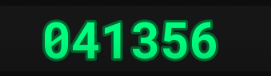
#> input picture tests/samples/041356.png, 271 x 76 px; its folder holds only this picture in this run
$ python eval_samples.py samples/041356.png
#> lines starting #> are read from the running program, lines starting #| are printed output that depends on the picture
"""Accuracy check on real game screenshots in tests/samples (named <number>.png).

Each sample is placed in a screen-sized dark area at a few sizes, the way the
app sees it when reading the middle of the screen.

    python tests/eval_samples.py           # with the saved digit shapes
    python tests/eval_samples.py --loo     # leave-one-out: shapes learned from the other samples only
"""
import pathlib
import sys
import tempfile

from PIL import Image

from screen_numbers import glyphs, ocr

SAMPLES = sorted(pathlib.Path(__file__).with_name("samples").glob("*.png"))
SCALES = (1.0, 0.75, 0.6, 0.5)
AREA = (1536, 842)   # the "middle" area of a 1920x1080 screen


def on_screen(img, scale):
#> called with scale = 1
    img = img.convert("RGB")
    if scale != 1.0:
        img = img.resize((round(img.width * scale), round(img.height * scale)), Image.LANCZOS)
    bg = Image.new("RGB", AREA, img.getpixel((2, 2)))
#> bg: PIL image 1536x842 RGB; every value is 13
    bg.paste(img, ((AREA[0] - img.width) // 2, (AREA[1] - img.height) // 2))
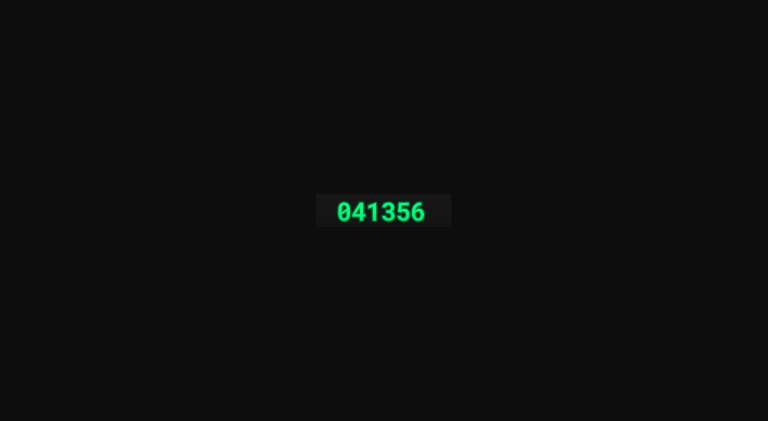
#> bg: PIL image 1536x842 RGB (shown at 1/2 size); mean R, G, B 13, 13.7, 13.4
    return bg


def use_shapes_from(samples):
    glyphs.GLYPH_DIR = pathlib.Path(tempfile.mkdtemp())
    glyphs._templates = []
    for f in samples:
        ocr.learn_main_number(Image.open(f), f.stem)


def main():
    loo = "--loo" in sys.argv
    ok = total = raw_ok = 0
    for f in SAMPLES:
        if loo:
            use_shapes_from([s for s in SAMPLES if s != f])
        for scale in SCALES:
            img = on_screen(Image.open(f), scale)
            cands = ocr._number_candidates(img)[1]
            raw = cands[0][0] if cands else None
            got = ocr.read_main_number(img)
            total += 1; ok += got == f.stem; raw_ok += raw == f.stem
            if got != f.stem or raw != f.stem:
                print(f"{f.stem:>8} x{scale:<4}  OCR alone: {raw}  final: {got}  {'OK' if got == f.stem else 'WRONG'}")
    print(f"OCR alone {raw_ok}/{total}, with digit shapes {ok}/{total}")


if __name__ == "__main__":
    main()
#> (the call stopped at in main, `cands = ocr._number_candidates(img)[1]`: screen_numbers is not available in this run)

$ run again, on tests/samples/2056452.png
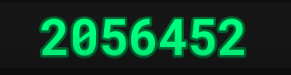
#> input picture tests/samples/2056452.png, 291 x 75 px
#> in on_screen, `bg.paste(img, ((AREA[0] - img.width) // 2, (AREA[1] - img.height) // 2))`:
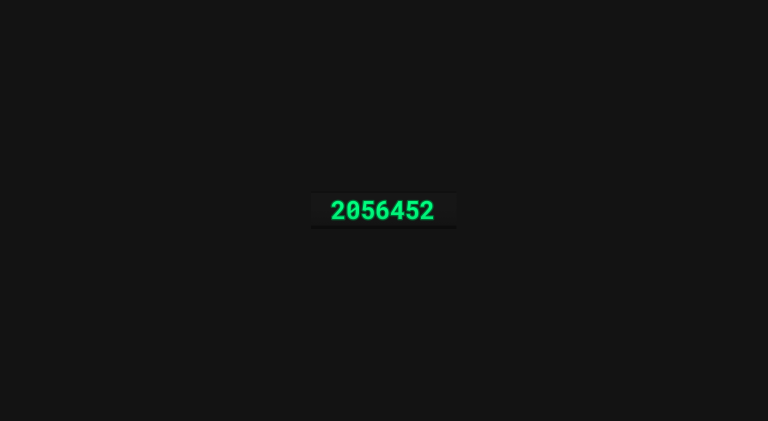
#> bg: PIL image 1536x842 RGB (shown at 1/2 size); mean R, G, B 18.9, 19.8, 19.3

$ run again, on tests/samples/20991.png
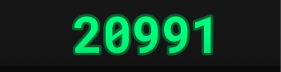
#> input picture tests/samples/20991.png, 281 x 72 px
#> in on_screen, `bg.paste(img, ((AREA[0] - img.width) // 2, (AREA[1] - img.height) // 2))`:
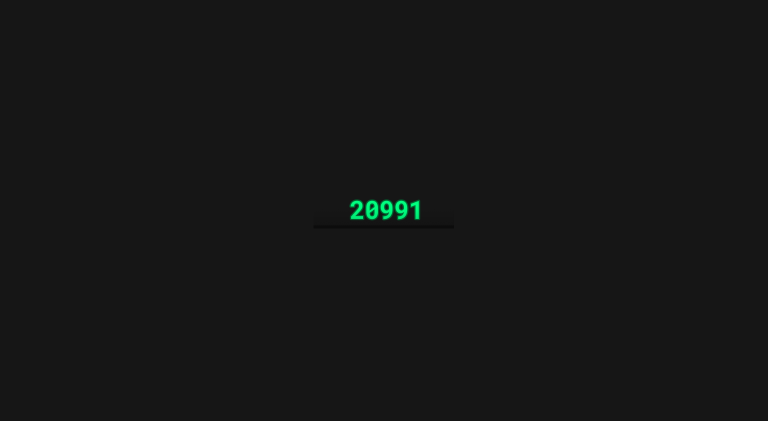
#> bg: PIL image 1536x842 RGB (shown at 1/2 size); mean R, G, B 21.9, 22.5, 22.2

$ run again, on tests/samples/271242.png
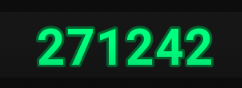
#> input picture tests/samples/271242.png, 242 x 88 px
#> in on_screen, `bg.paste(img, ((AREA[0] - img.width) // 2, (AREA[1] - img.height) // 2))`:
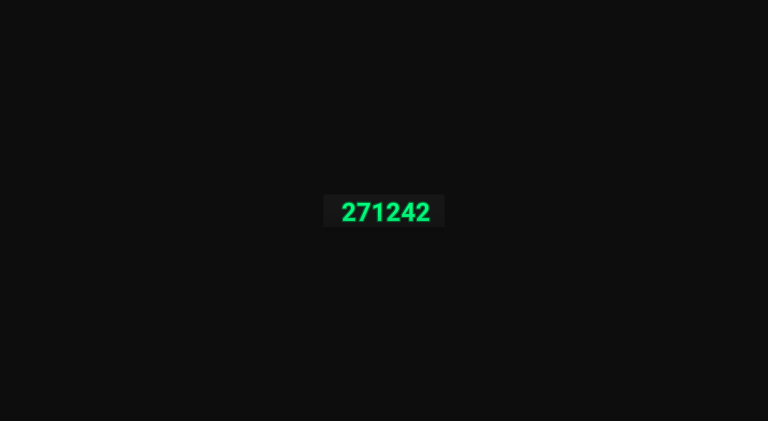
#> bg: PIL image 1536x842 RGB (shown at 1/2 size); mean R, G, B 13, 13.7, 13.3

$ run again, on tests/samples/0480904.png
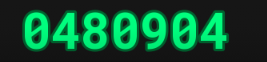
#> input picture tests/samples/0480904.png, 267 x 62 px
#> in on_screen, `bg.paste(img, ((AREA[0] - img.width) // 2, (AREA[1] - img.height) // 2))`:
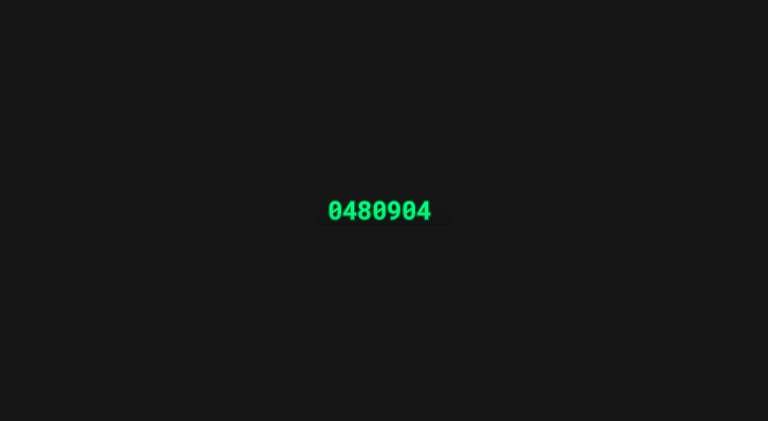
#> bg: PIL image 1536x842 RGB (shown at 1/2 size); mean R, G, B 21.9, 22.8, 22.3
